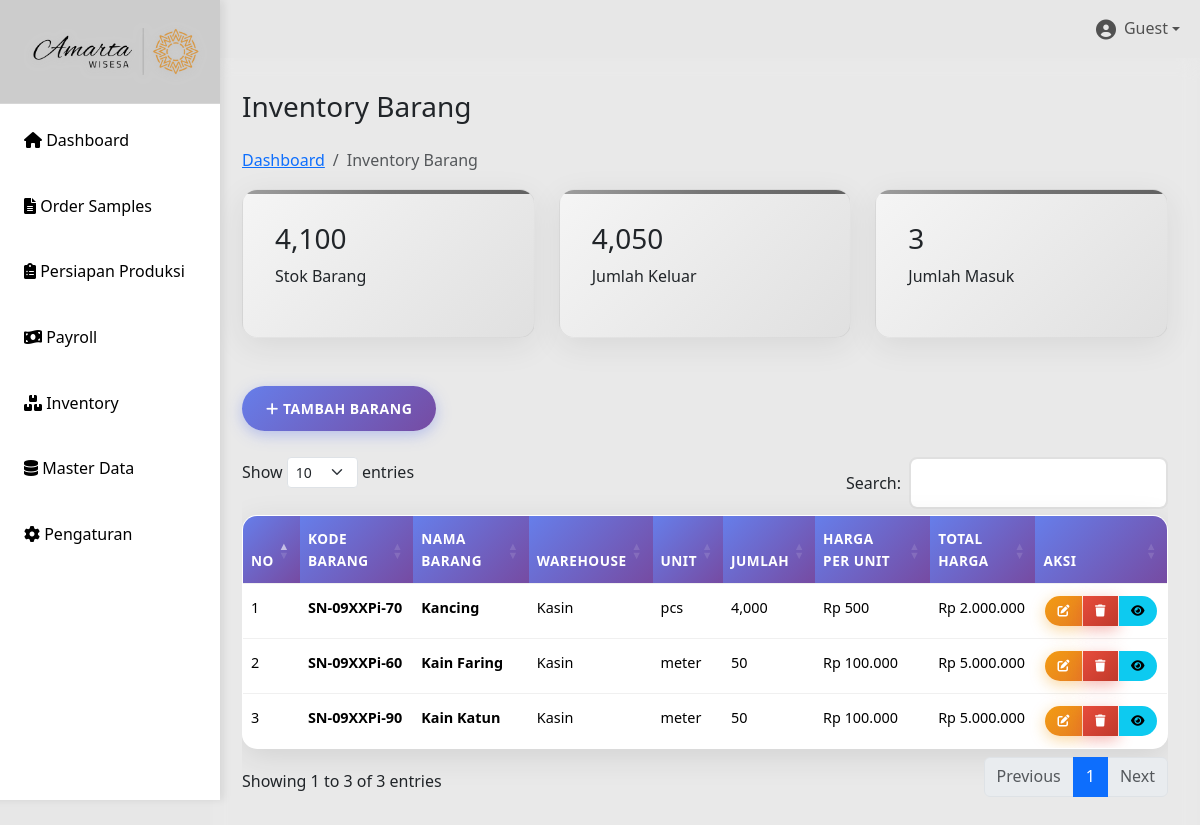
The page /inventory.php on the database its author committed.
### tables this page shows
CREATE TABLE `inventory` (
  `id` int(11) NOT NULL,
  `kode_barang` varchar(50) DEFAULT NULL,
  `nama_barang` varchar(255) NOT NULL,
  `warehouse` varchar(100) NOT NULL,
  `unit` varchar(50) NOT NULL,
  `jumlah` int(11) NOT NULL DEFAULT 0,
  `harga_per_unit` decimal(15,2) NOT NULL DEFAULT 0.00,
  `keterangan` text DEFAULT NULL,
  `created_at` datetime NOT NULL DEFAULT current_timestamp(),
  `updated_at` datetime DEFAULT NULL ON UPDATE current_timestamp(),
  `id_kategori` int(11) DEFAULT NULL
);

### inventory.php (the view, shortened to what this page needs)
<?php
include "includes/header.php";
include "config/db.php";
$result = $conn->query("SELECT * FROM inventory ORDER BY id DESC");
$total_stok = $conn->query("SELECT SUM(jumlah) as total FROM inventory")->fetch_assoc()['total'] ?? 0;
$barang_keluar = $conn->query("SELECT SUM(jumlah_keluar) as total FROM inventory_transaksi_gudang WHERE jenis = 'keluar'")->fetch_assoc()['total'] ?? 0;
$barang_masuk = $conn->query("SELECT COUNT(DISTINCT nama_barang) as total FROM inventory")->fetch_assoc()['total'] ?? 0;
?>
    <main class="main-content">
            <div>
                <h1 class="h3 mb-4">Inventory Barang</h1>
                <nav aria-label="breadcrumb">
                    <ol class="breadcrumb">
                        <li class="breadcrumb-item"><a href="index.php">Dashboard</a></li>
                        <li class="breadcrumb-item active">Inventory Barang</li>
                    </ol>
                </nav>
            </div>
        <div class="row mb-4">
            <div class="col-md-4">
                <div class="stats-card">
                    <h3><?php echo number_format($total_stok); ?></h3>
                    <p>Stok Barang</p>
                </div>
            </div>
            <div class="col-md-4">
                <div class="stats-card">
                    <h3><?php echo number_format($barang_keluar); ?></h3>
                    <p>Jumlah Keluar</p>
                </div>
            </div>
            <div class="col-md-4">
                <div class="stats-card">
                    <h3><?php echo number_format($barang_masuk); ?></h3>
                    <p>Jumlah Masuk</p>
                </div>
            </div>
        </div>
        <div>
            <button class="btn btn-primary" data-bs-toggle="modal" data-bs-target="#inventoryModal">
                <i class="fas fa-plus"></i> Tambah Barang
            </button>
        </div><br>
        <div class="table-container">
            <div class="table-responsive">
                <table id="inventoryTable" class="table table-hover">
                    <thead>
                        <tr>
                            <th>No</th>
                            <th>Kode Barang</th>
                            <th>Nama Barang</th>
                            <th>Warehouse</th>
                            <th>Unit</th>
                            <th>Jumlah</th>
                            <th>Harga per Unit</th>
                            <th>Total Harga</th>
                            <th>Aksi</th>
                        </tr>
                    </thead>
                    <tbody>
                        <?php $no=1; while($row = $result->fetch_assoc()): ?>
                        <tr>
                            <td><?= $no++ ?></td>
                            <td><strong><?= $row['kode_barang'] ?? '-' ?></strong></td>
                            <td><strong><?= $row['nama_barang'] ?></strong></td>
                            <td><?= $row['warehouse'] ?></td>
                            <td><?= $row['unit'] ?></td>
                            <td><?= number_format($row['jumlah']) ?></td>
                            <td>Rp <?= number_format($row['harga_per_unit'], 0, ',', '.') ?></td>
                            <td>Rp <?= number_format($row['jumlah'] * $row['harga_per_unit'], 0, ',', '.') ?></td>
                            <td>
                                <div class="btn-group btn-group-sm" role="group">
                                    <button class="btn btn-warning" onclick="editInventory(<?= $row['id'] ?>)" title="Edit">
                                        <i class="fas fa-edit"></i>
                                    </button>
                                    <button class="btn btn-danger" onclick="deleteInventory(<?= $row['id'] ?>)" title="Hapus">
                                        <i class="fas fa-trash"></i>
                                    </button>
                                    <button class="btn btn-info" onclick="detailInventory(<?= $row['id'] ?>)" title="Detail">
                                        <i class="fas fa-eye"></i>
                                    </button>
                                </div>
                            </td>
                        </tr>
                        <?php endwhile; ?>
                    </tbody>
                </table>
            </div>
        </div>
    </main>
<?php include 'includes/footer.php'; ?>

### css/style.css (style rules this page uses)
* { margin: 0; padding: 0; box-sizing: border-box; }
body { font-family: 'Segoe UI', Tahoma, Geneva, Verdana, sans-serif; background: #e7e7e7ff; min-height: 100vh; line-height: 1.6; }
.main-content { margin-left: 210px; padding: 2rem; background: rgba(255,255,255,0.1); backdrop-filter: blur(10px); min-height: 100vh; }
.stats-card { background: linear-gradient(135deg, #f5f5f5, #e0e0e0); border-radius: 15px; padding: 2rem; margin-bottom: 1.5rem; box-shadow: 0 8px 32px rgba(0,0,0,0.08); border: 1px solid rgba(158, 158, 158, 0.2); transition: transform 0.3s ease, box-shadow 0.3s ease; position: relative; overflow: hidden; }
.stats-card::before { content: ''; position: absolute; top: 0; left: 0; right: 0; height: 4px; background: linear-gradient(90deg, #9e9e9e, #757575, #616161); }
.table { width: 100%; border-collapse: separate; border-spacing: 0; background: white; border-radius: 15px; overflow: hidden; box-shadow: 0 8px 32px rgba(0,0,0,0.1); border: 1px solid rgba(255,255,255,0.2); }
.table th, .table td { padding: 12px 8px; text-align: left; border-bottom: 1px solid #f0f0f0; font-size: 0.9rem; }
.table th { background: linear-gradient(135deg, #667eea, #764ba2); color: white; font-weight: 600; text-transform: uppercase; letter-spacing: 0.5px; font-size: 0.85rem; }
.table tr { transition: all 0.3s ease; }
.table tr:last-child td { border-bottom: none; }
.table .btn { padding: 6px 12px; font-size: 12px; border-radius: 20px; margin: 0 2px; }
.table .btn i { font-size: 12px; }
.btn { padding: 12px 24px; border: none; border-radius: 25px; cursor: pointer; text-decoration: none; display: inline-block; font-size: 14px; font-weight: 600; text-transform: uppercase; letter-spacing: 0.5px; transition: all 0.3s ease; position: relative; overflow: hidden; }
.btn::before { content: ''; position: absolute; top: 50%; left: 50%; width: 0; height: 0; background: rgba(255,255,255,0.2); border-radius: 50%; transform: translate(-50%, -50%); transition: width 0.6s, height 0.6s; }
.btn-primary { background: linear-gradient(135deg, #667eea, #764ba2); color: white; box-shadow: 0 4px 15px rgba(102,126,234,0.4); }
.btn-danger { background: linear-gradient(135deg, #e74c3c, #c0392b); color: white; box-shadow: 0 4px 15px rgba(231,76,60,0.4); }
.btn-warning { background: linear-gradient(135deg, #f39c12, #e67e22); color: white; box-shadow: 0 4px 15px rgba(243,156,18,0.4); }

### rows shown on the page
inventory: kode_barang "SN-09XXPi-70", nama_barang "Kancing", warehouse "Kasin", unit "pcs", jumlah "4,000", harga_per_unit "500", $row['jumlah'] * $row['harga_per_unit'] "2.000.000"
inventory: kode_barang "SN-09XXPi-60", nama_barang "Kain Faring", warehouse "Kasin", unit "meter", jumlah "50", harga_per_unit "100.000", $row['jumlah'] * $row['harga_per_unit'] "5.000.000"
inventory: kode_barang "SN-09XXPi-90", nama_barang "Kain Katun", warehouse "Kasin", unit "meter", jumlah "50", harga_per_unit "100.000", $row['jumlah'] * $row['harga_per_unit'] "5.000.000"

### other values the page prints
$_SESSION['username'] "Guest"
$total_stok "4,100"
$barang_keluar "4,050"
$barang_masuk "3"
